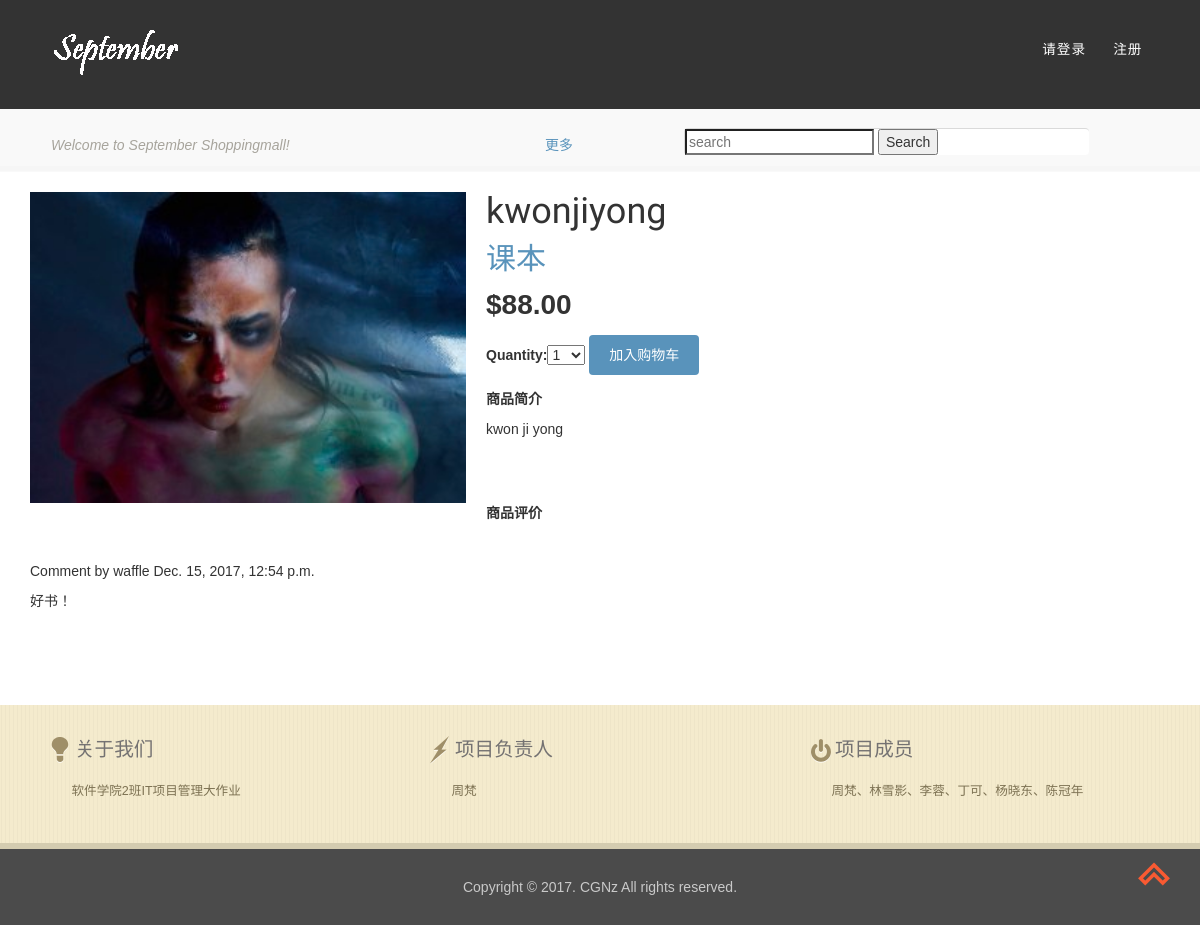
Screenshot of /3/python/ with the database file from the repository.
### shop/models.py (models this page shows, shortened)
class Product(models.Model):
    category = models.ForeignKey(Category, related_name='products')
    name = models.CharField(max_length=200, db_index=True)
    slug = models.SlugField(max_length=200, db_index=True)
    image = models.ImageField(upload_to='products/%Y/%m/%d', blank=True)
    description = models.TextField(blank=True)
    price = models.DecimalField(max_digits=10, decimal_places=2)
    stock = models.PositiveIntegerField()
    available = models.BooleanField(default=True)
    created = models.DateTimeField(auto_now_add=True)
    updated = models.DateTimeField(auto_now=True)
    class Meta:
        ordering = ('-created',)
        index_together = (('id', 'slug'),)

class Category(models.Model):
    name = models.CharField(max_length=200, db_index=True)
    slug = models.SlugField(max_length=200, db_index=True, unique=True)
    class Meta:
        ordering = ('name',)
        verbose_name = 'category'
        verbose_name_plural = 'categories'
    def __str__(self):
        return self.name
    def get_absolute_url(self):
        return reverse('shop:product_list_by_category', args=[self.slug])

### comment/models.py (models this page shows, shortened)
class Comment(models.Model):
	user=models.ForeignKey(User,related_name='comments')
	product=models.ForeignKey(Product,related_name='comments')
	body=models.TextField()
	publish=models.DateTimeField(auto_now_add=True)
	class Meta:
		ordering=('publish',)

### shop/views.py (the view)
# urls.py: url(r'^(?P<id>\d+)/(?P<slug>[-\w]+)/$', views.product_detail, name='product_detail'),
def product_detail(request, id, slug):
    product = get_object_or_404(Product, id=id, slug=slug, available=True)
    cart_product_form=CartAddProductForm()
    comments=product.comments.all()
    return render(request,
                  'shop/product/detail.html',
                  {'product': product,
                  'cart_product_form':cart_product_form,
                  'comments':comments})

### cart/forms.py
class CartAddProductForm(forms.Form):
    quantity = forms.TypedChoiceField(choices=PRODUCT_QUANTITY_CHOICES,
                                      coerce=int)

### shop/templates/shop/product/detail.html (shortened to what this page needs)
{% extends "shop/base.html" %}
{% load static %}
{% block content %}
<div class="container">
    <div class="product-detail">
        <img src="{% if product.image %}{{product.image.url}}{% else %}{% static 'img/no_image.png' %}{% endif %}">
        <h1>{{product.name}}</h1>
        <h2><a href="{{product.category.get_absolute_url}}">{{product.category}}</a></h2>
        <p class="price">${{product.price}}</p>
        <form action="{% url 'cart:cart_add' product.id %}" method="post">
            {{cart_product_form}}
            <input type="submit" value="加入购物车">
        </form>
        <p style="padding-top:1em"><strong>商品简介</strong>{{product.description|linebreaks}}</p>
    </div>
    <div class="comments">
        <p style="padding-top:1em"><br><br><strong>商品评价</strong></p>
        {% for comment in comments %}
        <div class="available">
                <div class="comments">
                    {% for comment in comments %}
                    <div class="comment">
                        <p class="info">
                            Comment by {{comment.user.username}}
                            {{comment.publish}}
                        </p>
                        {{comment.body|linebreaks}}
                    </div>
                    {% empty %}
                        <p>There are no comments yet.</p>
                    {% endfor %}
                </div>
        </div>
        {% empty %}
            <p>There are no comments yet.</p>
        {% endfor %}
    </div>
</div>
{% endblock %}

### shop/static/css/style.css (style rules this page uses)
body { background: #fff ; font-family: 'Exo', sans-serif; }
body a { transition: 0.5s all; -webkit-transition: 0.5s all; -o-transition: 0.5s all; -moz-transition: 0.5s all; -ms-transition: 0.5s all; }
h1,h2,h3,h4,h5,h6,label,p { margin:0; }
.available { padding: 2em 0 1em; }

### account/static/css/base.css (style rules this page uses)
body { margin:0; padding:0; font-family:helvetica, sans-serif; }
h1, h2, h3, h4, h5 , h6 { font-family: 'Ubuntu', sans-serif; font-weight:normal; }
a { text-decoration:none; color:#5993bb; }
a.button, input[type="submit"] { color:#fff; background:#5993bb; border-radius:4px; padding:10px 20px; font-size:14px; border:0; }
.product-detail { text-align:justify; }
.product-detail .price { color:#333; font-size:28px; font-weight:bold; }
.product-detail img { width:40%; float:left; padding:0 20px 20px 0; }
.product-detail h1 { margin-bottom:0; }
.product-detail h2 { margin-top:10px; }

### rows the page displays
Product: image (picture), name "kwonjiyong", category "课本", price "88.00", description "kwon ji yong"
Comment: user.username "waffle", publish "Dec. 15, 2017, 12:54 p.m.", body "好书！"
